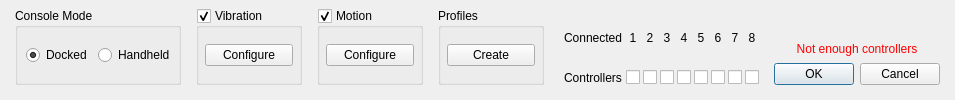
       <widget class="QWidget" name="bottomControllerApplet" native="true">
        <layout class="QHBoxLayout" name="horizontalLayout_6">
         <property name="spacing">
          <number>15</number>
         </property>
         <property name="leftMargin">
          <number>15</number>
         </property>
         <property name="topMargin">
          <number>8</number>
         </property>
         <property name="rightMargin">
          <number>15</number>
         </property>
         <property name="bottomMargin">
          <number>15</number>
         </property>
         <item>
          <widget class="QGroupBox" name="handheldGroup">
           <property name="maximumSize">
            <size>
             <width>16777215</width>
             <height>16777215</height>
            </size>
           </property>
           <property name="title">
            <string>Console Mode</string>
           </property>
           <layout class="QHBoxLayout" name="horizontalLayout_3">
            <property name="spacing">
             <number>6</number>
            </property>
            <property name="leftMargin">
             <number>8</number>
            </property>
            <property name="topMargin">
             <number>6</number>
            </property>
            <property name="rightMargin">
             <number>3</number>
            </property>
            <property name="bottomMargin">
             <number>6</number>
            </property>
            <item>
             <widget class="QRadioButton" name="radioDocked">
              <property name="text">
               <string>Docked</string>
              </property>
              <property name="checked">
               <bool>true</bool>
              </property>
             </widget>
            </item>
            <item>
             <widget class="QRadioButton" name="radioUndocked">
              <property name="text">
               <string>Handheld</string>
              </property>
             </widget>
            </item>
           </layout>
          </widget>
         </item>
         <item>
          <widget class="QGroupBox" name="vibrationGroup">
           <property name="title">
            <string>Vibration</string>
           </property>
           <property name="checkable">
            <bool>true</bool>
           </property>
           <layout class="QHBoxLayout" name="horizontalLayout_5">
            <property name="leftMargin">
             <number>6</number>
            </property>
            <property name="topMargin">
             <number>4</number>
            </property>
            <property name="rightMargin">
             <number>6</number>
            </property>
            <property name="bottomMargin">
             <number>4</number>
            </property>
            <item>
             <widget class="QPushButton" name="vibrationButton">
              <property name="minimumSize">
               <size>
                <width>80</width>
                <height>0</height>
               </size>
              </property>
              <property name="maximumSize">
               <size>
                <width>16777215</width>
                <height>16777215</height>
               </size>
              </property>
              <property name="styleSheet">
               <string notr="true">min-width: 80px;</string>
              </property>
              <property name="text">
               <string>Configure</string>
              </property>
             </widget>
            </item>
           </layout>
          </widget>
         </item>
         <item>
          <widget class="QGroupBox" name="motionGroup">
           <property name="title">
            <string>Motion</string>
           </property>
           <property name="checkable">
            <bool>true</bool>
           </property>
           <layout class="QHBoxLayout" name="horizontalLayout_4">
            <property name="leftMargin">
             <number>6</number>
            </property>
            <property name="topMargin">
             <number>4</number>
            </property>
            <property name="rightMargin">
             <number>6</number>
            </property>
            <property name="bottomMargin">
             <number>4</number>
            </property>
            <item>
             <widget class="QPushButton" name="motionButton">
              <property name="minimumSize">
               <size>
                <width>80</width>
                <height>0</height>
               </size>
              </property>
              <property name="maximumSize">
               <size>
                <width>16777215</width>
                <height>16777215</height>
               </size>
              </property>
              <property name="styleSheet">
               <string notr="true">min-width: 80px;</string>
              </property>
              <property name="text">
               <string>Configure</string>
              </property>
             </widget>
            </item>
           </layout>
          </widget>
         </item>
         <item>
          <widget class="QGroupBox" name="inputConfigGroup">
           <property name="title">
            <string>Profiles</string>
           </property>
           <layout class="QHBoxLayout" name="horizontalLayout_7">
            <property name="leftMargin">
             <number>6</number>
            </property>
            <property name="topMargin">
             <number>4</number>
            </property>
            <property name="rightMargin">
             <number>6</number>
            </property>
            <property name="bottomMargin">
             <number>4</number>
            </property>
            <item>
             <widget class="QPushButton" name="inputConfigButton">
              <property name="maximumSize">
               <size>
                <width>16777215</width>
                <height>16777215</height>
               </size>
              </property>
              <property name="styleSheet">
               <string notr="true">min-width: 80px;</string>
              </property>
              <property name="text">
               <string>Create</string>
              </property>
             </widget>
            </item>
           </layout>
          </widget>
         </item>
         <item>
          <widget class="QWidget" name="connectedControllers" native="true">
           <layout class="QGridLayout" name="gridLayout_2">
            <property name="leftMargin">
             <number>5</number>
            </property>
            <property name="topMargin">
             <number>0</number>
            </property>
            <property name="rightMargin">
             <number>0</number>
            </property>
            <property name="bottomMargin">
             <number>0</number>
            </property>
            <property name="spacing">
             <number>3</number>
            </property>
            <item row="1" column="4">
             <widget class="QCheckBox" name="checkboxPlayer4Connected">
              <property name="text">
               <string/>
              </property>
             </widget>
            </item>
            <item row="1" column="0">
             <widget class="QLabel" name="labelControllers">
              <property name="text">
               <string>Controllers</string>
              </property>
             </widget>
            </item>
            <item row="1" column="2">
             <widget class="QCheckBox" name="checkboxPlayer2Connected">
              <property name="text">
               <string/>
              </property>
             </widget>
            </item>
            <item row="0" column="1">
             <widget class="QLabel" name="labelConnectedPlayer1">
              <property name="text">
               <string>1</string>
              </property>
              <property name="alignment">
               <set>Qt::AlignCenter</set>
              </property>
             </widget>
            </item>
            <item row="1" column="3">
             <widget class="QCheckBox" name="checkboxPlayer3Connected">
              <property name="text">
               <string/>
              </property>
             </widget>
            </item>
            <item row="1" column="1">
             <widget class="QCheckBox" name="checkboxPlayer1Connected">
              <property name="layoutDirection">
               <enum>Qt::LeftToRight</enum>
              </property>
              <property name="checked">
               <bool>false</bool>
              </property>
             </widget>
            </item>
            <item row="0" column="2">
             <widget class="QLabel" name="labelConnectedPlayer2">
              <property name="text">
               <string>2</string>
              </property>
              <property name="alignment">
               <set>Qt::AlignCenter</set>
              </property>
             </widget>
            </item>
            <item row="0" column="4">
             <widget class="QLabel" name="labelConnectedPlayer4">
              <property name="text">
               <string>4</string>
              </property>
              <property name="alignment">
               <set>Qt::AlignCenter</set>
              </property>
             </widget>
            </item>
            <item row="0" column="3">
             <widget class="QLabel" name="labelConnectedPlayer3">
              <property name="text">
               <string>3</string>
              </property>
              <property name="alignment">
               <set>Qt::AlignCenter</set>
              </property>
             </widget>
            </item>
            <item row="0" column="0">
             <widget class="QLabel" name="labelConnected">
              <property name="text">
               <string>Connected</string>
              </property>
             </widget>
            </item>
            <item row="1" column="7">
             <widget class="QCheckBox" name="checkboxPlayer7Connected">
              <property name="text">
               <string/>
              </property>
             </widget>
            </item>
            <item row="0" column="5">
             <widget class="QLabel" name="labelConnectedPlayer5">
              <property name="text">
               <string>5</string>
              </property>
              <property name="alignment">
               <set>Qt::AlignCenter</set>
              </property>
             </widget>
            </item>
            <item row="1" column="6">
             <widget class="QCheckBox" name="checkboxPlayer6Connected">
              <property name="text">
               <string/>
              </property>
             </widget>
            </item>
            <item row="0" column="7">
             <widget class="QLabel" name="labelConnectedPlayer7">
              <property name="text">
               <string>7</string>
              </property>
              <property name="alignment">
               <set>Qt::AlignCenter</set>
              </property>
             </widget>
            </item>
            <item row="1" column="5">
             <widget class="QCheckBox" name="checkboxPlayer5Connected">
              <property name="text">
               <string/>
              </property>
             </widget>
            </item>
            <item row="0" column="6">
             <widget class="QLabel" name="labelConnectedPlayer6">
              <property name="text">
               <string>6</string>
              </property>
              <property name="alignment">
               <set>Qt::AlignCenter</set>
              </property>
             </widget>
            </item>
            <item row="0" column="8">
             <widget class="QLabel" name="labelConnectedPlayer8">
              <property name="text">
               <string>8</string>
              </property>
              <property name="alignment">
               <set>Qt::AlignCenter</set>
              </property>
             </widget>
            </item>
            <item row="1" column="8">
             <widget class="QCheckBox" name="checkboxPlayer8Connected">
              <property name="text">
               <string/>
              </property>
             </widget>
            </item>
           </layout>
          </widget>
         </item>
         <item>
          <spacer name="controllerAppletHorizontalSpacer">
           <property name="orientation">
            <enum>Qt::Horizontal</enum>
           </property>
           <property name="sizeHint" stdset="0">
            <size>
             <width>0</width>
             <height>20</height>
            </size>
           </property>
          </spacer>
         </item>
         <item alignment="Qt::AlignBottom">
          <widget class="QWidget" name="closeButtons" native="true">
           <layout class="QVBoxLayout" name="verticalLayout_46">
            <property name="spacing">
             <number>7</number>
            </property>
            <property name="leftMargin">
             <number>0</number>
            </property>
            <property name="topMargin">
             <number>0</number>
            </property>
            <property name="rightMargin">
             <number>0</number>
            </property>
            <property name="bottomMargin">
             <number>0</number>
            </property>
            <item>
             <widget class="QLabel" name="labelError">
              <property name="enabled">
               <bool>true</bool>
              </property>
              <property name="styleSheet">
               <string notr="true">QLabel { color : red; }</string>
              </property>
              <property name="text">
               <string>Not enough controllers</string>
              </property>
              <property name="alignment">
               <set>Qt::AlignCenter</set>
              </property>
              <property name="margin">
               <number>0</number>
              </property>
             </widget>
            </item>
            <item>
             <widget class="QDialogButtonBox" name="buttonBox">
              <property name="enabled">
               <bool>true</bool>
              </property>
              <property name="standardButtons">
               <set>QDialogButtonBox::Cancel|QDialogButtonBox::Ok</set>
              </property>
             </widget>
            </item>
           </layout>
          </widget>
         </item>
        </layout>
       </widget>
